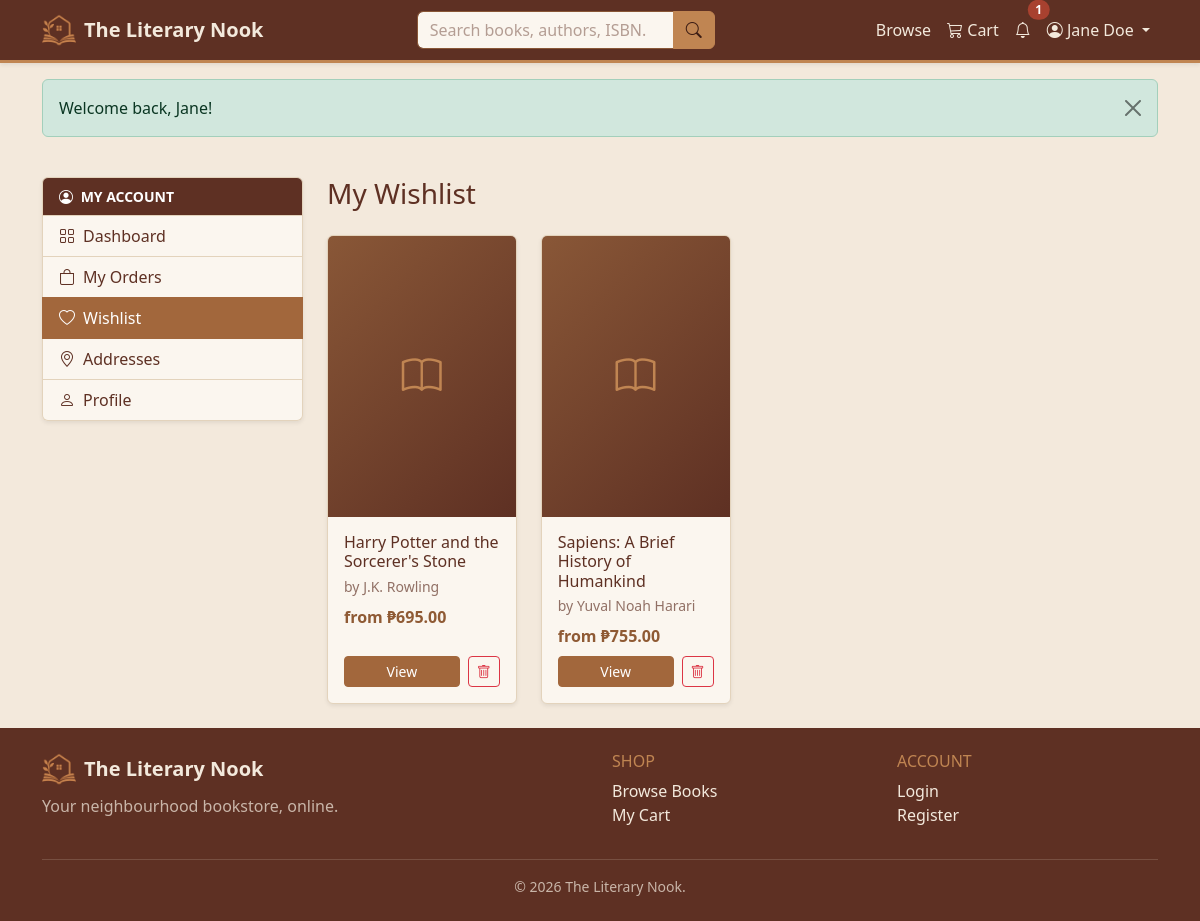
/customer/wishlist.php (signed in), run on the app's committed database.
### tables this page shows
CREATE TABLE books (
    book_id          INT UNSIGNED  NOT NULL AUTO_INCREMENT,
    title            VARCHAR(200)  NOT NULL,
    isbn             VARCHAR(20)   NOT NULL,
    author_id        INT UNSIGNED  NOT NULL,
    publisher_id     INT UNSIGNED  DEFAULT NULL,
    category_id      INT UNSIGNED  DEFAULT NULL,
    publication_year SMALLINT      DEFAULT NULL,
    description      TEXT          DEFAULT NULL,
    cover_image      VARCHAR(255)  DEFAULT NULL,    
    is_active        TINYINT(1)    NOT NULL DEFAULT 1,
    created_at       TIMESTAMP     NOT NULL DEFAULT CURRENT_TIMESTAMP,
    PRIMARY KEY (book_id),
    UNIQUE KEY uq_book_isbn (isbn),
    KEY idx_book_title (title),                     
    KEY idx_book_author (author_id),
    KEY idx_book_publisher (publisher_id),
    KEY idx_book_category (category_id),
    KEY idx_book_year (publication_year),
    CONSTRAINT fk_book_author FOREIGN KEY (author_id)
        REFERENCES authors (author_id) ON DELETE RESTRICT ON UPDATE CASCADE,
    CONSTRAINT fk_book_publisher FOREIGN KEY (publisher_id)
        REFERENCES publishers (publisher_id) ON DELETE SET NULL ON UPDATE CASCADE,
    CONSTRAINT fk_book_category FOREIGN KEY (category_id)
        REFERENCES categories (category_id) ON DELETE SET NULL ON UPDATE CASCADE
);

CREATE TABLE authors (
    author_id  INT UNSIGNED  NOT NULL AUTO_INCREMENT,
    name       VARCHAR(120)  NOT NULL,
    bio        TEXT          DEFAULT NULL,
    PRIMARY KEY (author_id),
    KEY idx_author_name (name)
);

### config/database.php (called while the page is built, shortened)
<?php
try {
    $conn = mysqli_connect(DB_HOST, DB_USER, DB_PASS, DB_NAME);
    mysqli_set_charset($conn, 'utf8mb4');
} catch (mysqli_sql_exception $e) {
    error_log('Database connection failed: ' . $e->getMessage());
    http_response_code(503);
    echo '<div style="font-family:system-ui,sans-serif;max-width:640px;margin:3rem auto;'
       . 'padding:1.5rem;border:1px solid #e3d3bc;border-radius:.75rem">'
       . '<h3 style="color:#a8412f;margin-top:0">Service temporarily unavailable</h3>'
       . '<p>The site cannot reach its database right now. Please try again shortly.</p>'
       . '</div>';
    exit;
}
function db_types(array $params): string
{
    $types = '';
    foreach ($params as $p) {
        if (is_int($p))        $types .= 'i';
        elseif (is_float($p))  $types .= 'd';
        else                   $types .= 's';
    }
    return $types;
}
function db_run(string $sql, array $params = [], string $types = '')
{
    global $conn;
    $stmt = mysqli_prepare($conn, $sql);
    if ($params) {
        if ($types === '') $types = db_types($params);
        mysqli_stmt_bind_param($stmt, $types, ...$params);
    }
    mysqli_stmt_execute($stmt);
    return $stmt;
}
function db_all(string $sql, array $params = [], string $types = ''): array
{
    $stmt = db_run($sql, $params, $types);
    $res  = mysqli_stmt_get_result($stmt);
    $rows = mysqli_fetch_all($res, MYSQLI_ASSOC);
    return $rows;
}

### functions/functions.php (called while the page is built, shortened)
<?php
function e($value): string
{
    return htmlspecialchars((string) $value, ENT_QUOTES, 'UTF-8');
}
function url(string $path = ''): string
{
    return BASE_URL . ltrim($path, '/');
}
function money($amount): string
{
    return CURRENCY . number_format((float) $amount, 2);
}

### customer/wishlist.php (the view, shortened to what this page needs)
<?php
$uid = (int) $_SESSION['user_id'];
$items = db_all(
    "SELECT b.book_id, b.title, b.cover_image, a.name AS author,
            MIN(f.price) AS from_price, w.added_at
     FROM wishlists w
     JOIN books b        ON b.book_id = w.book_id
     JOIN authors a      ON a.author_id = b.author_id
     LEFT JOIN book_formats f ON f.book_id = b.book_id
     WHERE w.user_id = ?
     GROUP BY b.book_id, b.title, b.cover_image, a.name, w.added_at
     ORDER BY w.added_at DESC", [$uid]);
include INCLUDES_PATH . '/header.php';
include INCLUDES_PATH . '/dash_open.php';
?>
<?php if (!$items): ?>
  <div class="empty-state">
    <i class="bi bi-heart d-block mb-2"></i>Your wishlist is empty.
    <div><a href="<?= url('books/browse.php') ?>" class="btn btn-sm btn-warning mt-2">Browse books</a></div>
  </div>
<?php else: ?>
  <div class="row row-cols-2 row-cols-md-3 row-cols-lg-4 g-4">
    <?php foreach ($items as $b): ?>
      <div class="col">
        <div class="card book-card h-100 shadow-sm">
          <a href="<?= url('books/view.php?id=' . (int) $b['book_id']) ?>">
            <?php if (!empty($b['cover_image']) && file_exists(UPLOAD_PATH . '/' . $b['cover_image'])): ?>
              <img src="<?= e(UPLOAD_URL . $b['cover_image']) ?>" class="book-cover card-img-top" alt="<?= e($b['title']) ?>">
            <?php else: ?>
              <div class="book-cover-placeholder card-img-top"><i class="bi bi-book"></i></div>
            <?php endif; ?>
          </a>
          <div class="card-body d-flex flex-column">
            <h6 class="card-title mb-1"><?= e($b['title']) ?></h6>
            <p class="text-muted small mb-2">by <?= e($b['author']) ?></p>
            <span class="price-tag mb-2"><?= $b['from_price'] ? 'from ' . money($b['from_price']) : 'N/A' ?></span>
            <div class="mt-auto d-flex gap-2">
              <a href="<?= url('books/view.php?id=' . (int) $b['book_id']) ?>" class="btn btn-sm btn-warning flex-grow-1">View</a>
              <form method="post">
                <button class="btn btn-sm btn-outline-danger" data-confirm="Remove from wishlist?"><i class="bi bi-trash"></i></button>
              </form>
            </div>
          </div>
        </div>
      </div>
    <?php endforeach; ?>
  </div>
<?php endif; ?>
<?php
include INCLUDES_PATH . '/dash_close.php';
include INCLUDES_PATH . '/footer.php';

### assets/css/style.css (style rules this page uses)
:root { --ln-cream: #F3E9DC; --ln-caramel: #C08552; --ln-brownie: #5E3023; --ln-coffee: #895737; --ln-cream-100: #FBF6EF; --ln-cream-300: #E3D3BC; --ln-cream-400: #D6C0A3; --ln-caramel-600: #A2673C; --ln-caramel-700: #8F5A34; --ln-caramel-800: #7C4E2D; --ln-coffee-700: #6F452B; --ln-brownie-700: #4A2419; --ln-brownie-900: #3B1C14; --ln-caramel-soft: rgba(192, 133, 82, .14); --ln-brownie-muted: rgba(94, 48, 35, .68); --bs-primary: #A2673C; --bs-primary-rgb: 162, 103, 60; --bs-secondary: #895737; --bs-secondary-rgb: 137, 87, 55; --bs-info: #895737; --bs-info-rgb: 137, 87, 55; --bs-warning: #C08552; --bs-warning-rgb: 192, 133, 82; --bs-dark: #5E3023; --bs-dark-rgb: 94, 48, 35; --bs-light: #F3E9DC; --bs-light-rgb: 243, 233, 220; --bs-success: #4F6F52; --bs-success-rgb: 79, 111, 82; --bs-danger: #A8412F; --bs-danger-rgb: 168, 65, 47; --bs-body-bg: var(--ln-cream); --bs-body-color: var(--ln-brownie); --bs-body-color-rgb: 94, 48, 35; --bs-emphasis-color: var(--ln-brownie); --bs-heading-color: var(--ln-brownie); --bs-secondary-color: var(--ln-brownie-muted); --bs-tertiary-color: rgba(94, 48, 35, .5); --bs-secondary-bg: var(--ln-cream-300); --bs-secondary-bg-rgb: 227, 211, 188; --bs-tertiary-bg: var(--ln-cream); --bs-tertiary-bg-rgb: 243, 233, 220; --bs-border-color: var(--ln-cream-300); --bs-border-color-translucent: rgba(94, 48, 35, .16); --bs-code-color: var(--ln-coffee); --bs-link-color: var(--ln-coffee); --bs-link-color-rgb: 137, 87, 55; --bs-link-hover-color: var(--ln-brownie); --bs-link-hover-color-rgb: 94, 48, 35; --bs-focus-ring-color: rgba(192, 133, 82, .35); --bs-primary-bg-subtle: #F0E1D2; --bs-primary-border-subtle: var(--ln-cream-400); --bs-primary-text-emphasis: var(--ln-brownie); --bs-secondary-bg-subtle: #EFE2D4; --bs-secondary-border-subtle: var(--ln-cream-400); --bs-secondary-text-emphasis: var(--ln-coffee-700); --bs-info-bg-subtle: #EFE2D4; --bs-info-border-subtle: var(--ln-cream-400); --bs-info-text-emphasis: var(--ln-coffee-700); --bs-warning-bg-subtle: #F5E6D5; --bs-warning-border-subtle: var(--ln-cream-400); --bs-warning-text-emphasis: var(--ln-caramel-800); --bs-light-bg-subtle: var(--ln-cream-100); --bs-light-border-subtle: var(--ln-cream-300); --bs-dark-bg-subtle: var(--ln-cream-400); --bs-dark-border-subtle: var(--ln-coffee); --bs-dark-text-emphasis: var(--ln-brownie); }
body { font-family: 'Segoe UI', system-ui, -apple-system, sans-serif; background-color: var(--ln-cream); color: var(--ln-brownie); }
.btn-warning, .btn-primary { --bs-btn-color: #fff; --bs-btn-bg: var(--ln-caramel-600); --bs-btn-border-color: var(--ln-caramel-600); --bs-btn-hover-color: #fff; --bs-btn-hover-bg: var(--ln-caramel-700); --bs-btn-hover-border-color: var(--ln-caramel-700); --bs-btn-active-color: #fff; --bs-btn-active-bg: var(--ln-caramel-800); --bs-btn-active-border-color: var(--ln-caramel-800); --bs-btn-disabled-color: #fff; --bs-btn-disabled-bg: var(--ln-caramel); --bs-btn-disabled-border-color: var(--ln-caramel); }
.card { --bs-card-bg: var(--ln-cream-100); --bs-card-border-color: var(--ln-cream-300); --bs-card-cap-bg: var(--ln-cream-100); --bs-card-color: var(--ln-brownie); }
.book-card { transition: transform .15s ease, box-shadow .15s ease; border: 1px solid var(--ln-cream-300); }
.book-cover-placeholder { aspect-ratio: 2 / 3; display: flex; align-items: center; justify-content: center; background: linear-gradient(135deg, var(--ln-coffee), var(--ln-brownie)); color: var(--ln-caramel); font-size: 2.5rem; }
.price-tag { color: var(--ln-caramel-700); font-weight: 700; }

### data on the page
books: title "Harry Potter and the Sorcerer's Stone", author.name "J.K. Rowling", from_price "₱695.00"
books: title "Sapiens: A Brief History of Humankind", author.name "Yuval Noah Harari", from_price "₱755.00"

### other printed values
SITE_NAME "The Literary Nook"
$nc "1"
$u['name'] "Jane Doe"
$f['message'] "Welcome back, Jane!"
$label "Dashboard"
$label "My Orders"
$label "Wishlist"
$label "Addresses"
$label "Profile"
$dash_title "My Wishlist"
SITE_TAGLINE "Your neighbourhood bookstore, online."
